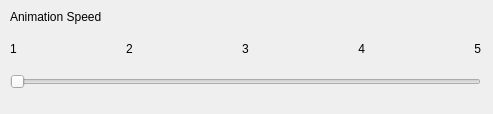
<?xml version="1.0" encoding="UTF-8"?>
<ui version="4.0">
 <class>Settings</class>
 <widget class="QDialog" name="Settings">
  <property name="geometry">
   <rect>
    <x>0</x>
    <y>0</y>
    <width>493</width>
    <height>114</height>
   </rect>
  </property>
  <property name="windowTitle">
   <string>Settings</string>
  </property>
  <widget class="QWidget" name="verticalLayoutWidget">
   <property name="geometry">
    <rect>
     <x>10</x>
     <y>10</y>
     <width>471</width>
     <height>79</height>
    </rect>
   </property>
   <layout class="QVBoxLayout" name="verticalLayout">
    <item>
     <widget class="QLabel" name="label">
      <property name="sizePolicy">
       <sizepolicy hsizetype="Expanding" vsizetype="Maximum">
        <horstretch>0</horstretch>
        <verstretch>0</verstretch>
       </sizepolicy>
      </property>
      <property name="text">
       <string>Animation Speed</string>
      </property>
     </widget>
    </item>
    <item>
     <layout class="QHBoxLayout" name="horizontalLayout">
      <item>
       <widget class="QLabel" name="label_1">
        <property name="text">
         <string>1</string>
        </property>
        <property name="alignment">
         <set>Qt::AlignLeading|Qt::AlignLeft|Qt::AlignVCenter</set>
        </property>
       </widget>
      </item>
      <item>
       <widget class="QLabel" name="label_2">
        <property name="text">
         <string>2</string>
        </property>
        <property name="alignment">
         <set>Qt::AlignLeading|Qt::AlignLeft|Qt::AlignVCenter</set>
        </property>
       </widget>
      </item>
      <item>
       <widget class="QLabel" name="label_3">
        <property name="sizePolicy">
         <sizepolicy hsizetype="Fixed" vsizetype="Preferred">
          <horstretch>0</horstretch>
          <verstretch>0</verstretch>
         </sizepolicy>
        </property>
        <property name="text">
         <string>3</string>
        </property>
        <property name="alignment">
         <set>Qt::AlignCenter</set>
        </property>
       </widget>
      </item>
      <item>
       <widget class="QLabel" name="label_4">
        <property name="text">
         <string>4</string>
        </property>
        <property name="alignment">
         <set>Qt::AlignRight|Qt::AlignTrailing|Qt::AlignVCenter</set>
        </property>
       </widget>
      </item>
      <item>
       <widget class="QLabel" name="label_5">
        <property name="text">
         <string>5</string>
        </property>
        <property name="alignment">
         <set>Qt::AlignRight|Qt::AlignTrailing|Qt::AlignVCenter</set>
        </property>
       </widget>
      </item>
     </layout>
    </item>
    <item>
     <widget class="QSlider" name="speedSlider">
      <property name="sizePolicy">
       <sizepolicy hsizetype="Expanding" vsizetype="Maximum">
        <horstretch>0</horstretch>
        <verstretch>0</verstretch>
       </sizepolicy>
      </property>
      <property name="minimum">
       <number>1</number>
      </property>
      <property name="maximum">
       <number>5</number>
      </property>
      <property name="orientation">
       <enum>Qt::Horizontal</enum>
      </property>
     </widget>
    </item>
   </layout>
  </widget>
 </widget>
 <resources/>
 <connections/>
</ui>
